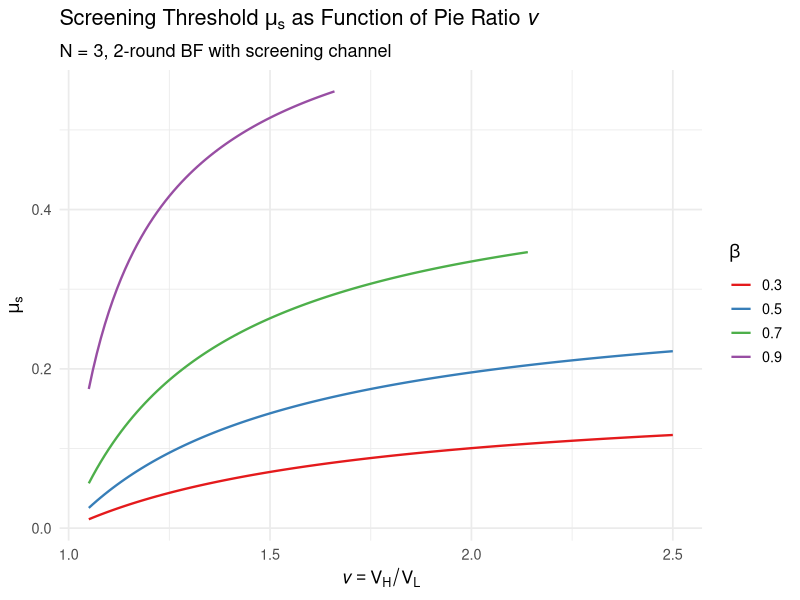
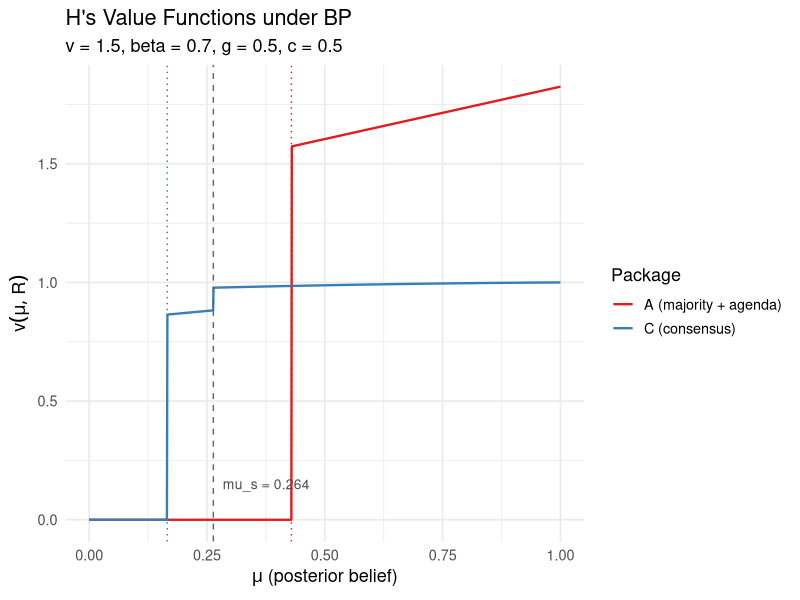
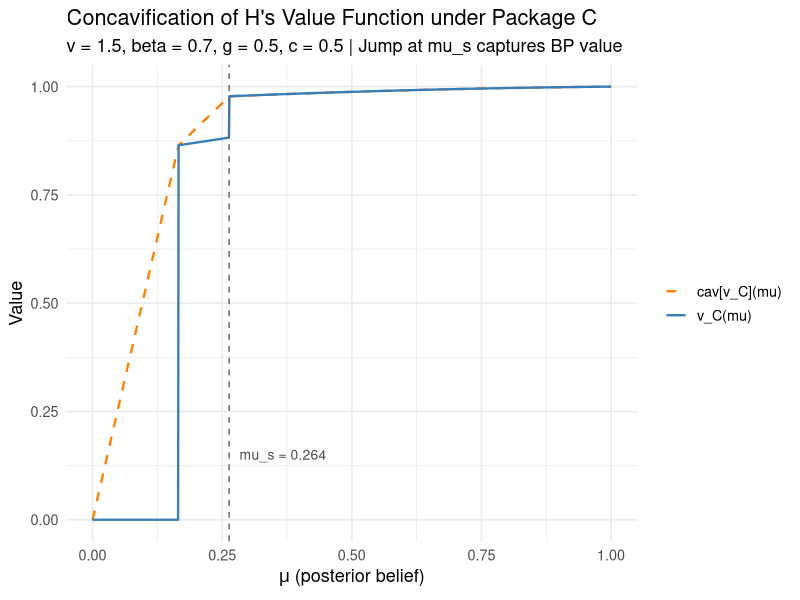
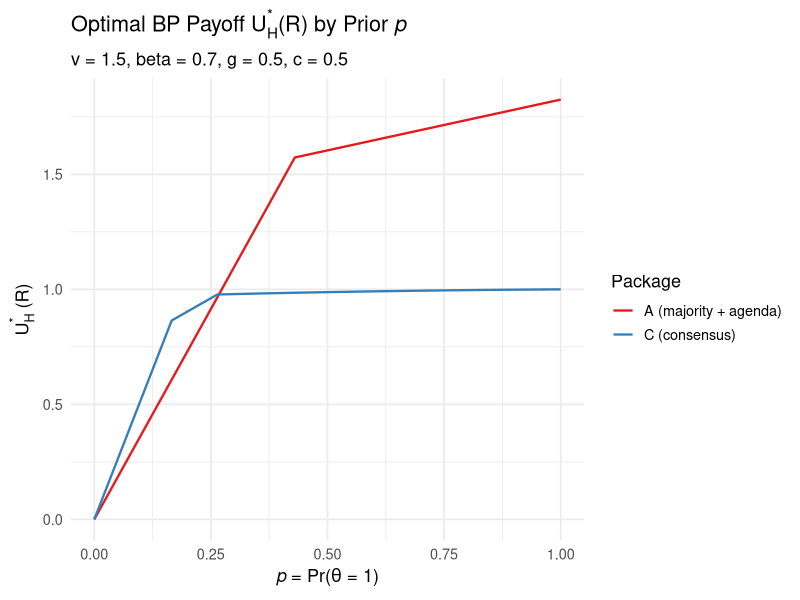
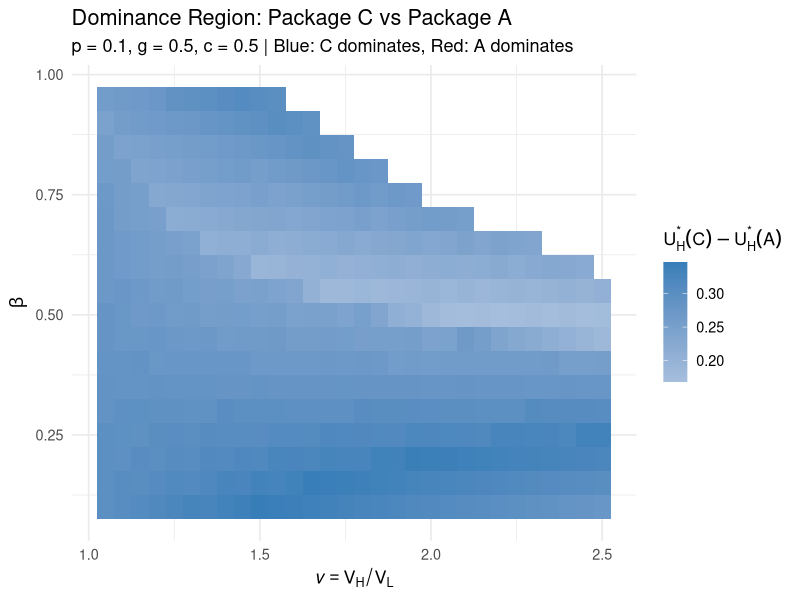

Generate these figures, in order, with R:
# ==============================================================================
# V3 Simplified: 2-Round BF with Screening Channel (N=3)
# ==============================================================================
#
# Reference: quality_reports/plans/2026-04-18_v3-simplified-screening-plan.md
#
# Model:
#   - N = 3 players: H (hegemon, informed) + W_1, W_2 (weak, uninformed)
#   - theta in {0,1}, Pr(theta=1) = p (prior)
#   - Pie: V(0) = 1, V(1) = v > 1. Expected pie: V_e(mu) = 1 + mu*(v-1)
#   - Discount factor: beta in (0,1)
#   - Disagreement payoff: d_i(theta) = V(theta)/N
#   - 2 rounds. Round 2 is terminal.
#
# Packages:
#   - Package A: majority + agenda (H always proposes)
#   - Package C: consensus + random recognition (1/3 each), unanimity
#
# Key mechanism: Screening by W when W proposes under Package C.
#   W's offer to H can be aggressive (beta/3, accepted only by theta=0)
#   or conservative (beta*Psi(mu), accepted by both).
#   Screening threshold mu_s: root of a cubic in mu.
#   H's value function has an UPWARD JUMP at mu_s.
#
# ==============================================================================

library(tidyverse)

# No stochastic operations in this script — no set.seed needed

# --- 0. Output directories ---
# Use here::here() if available, otherwise detect from working directory
project_root <- tryCatch(
  here::here(),
  error = function(e) {
    # Fallback: if running from scripts/, go up one level
    wd <- getwd()
    if (basename(wd) == "scripts") dirname(wd) else wd
  }
)
fig_dir <- file.path(project_root, "figures")
if (!dir.exists(fig_dir)) dir.create(fig_dir, recursive = TRUE)
cat("Project root:", project_root, "\n")
cat("Figures dir:", fig_dir, "\n\n")

# --- 1. Core Functions (N=3) ---

# Expected pie
V_e <- function(mu, v) 1 + mu * (v - 1)

# Omega(mu) = V_W^{R2}(C, mu) -- W's Round 2 expected payoff under Package C
# Plan Appendix A: [3 + (v-1)(mu^2 + 2mu)] / 9
Omega <- function(mu, v) (3 + (v - 1) * (mu^2 + 2 * mu)) / 9

# Psi(mu) = V_H^{R2}(C, theta=1, mu) -- H's Round 2 payoff when theta=1
# Plan Appendix A: [5v - 2 - 2mu(v-1)] / 9
Psi <- function(mu, v) (5 * v - 2 - 2 * mu * (v - 1)) / 9

# --- 2. Package A (majority + agenda, H always proposes) ---

# V_W(A, mu) = beta * V_e(mu) / 12  (Plan Section 4)
V_W_A <- function(mu, v, beta) beta * V_e(mu, v) / 12

# E[V_H(A, mu)] = V_e(mu) * (6 - beta) / 6  (Plan Section 4)
V_H_A <- function(mu, v, beta) V_e(mu, v) * (6 - beta) / 6

# Entry threshold for Package A (Plan Section 7.1)
# mu + V_W(A, mu) = c  =>  mu + beta * V_e(mu) / 12 = c
# mu + beta * (1 + mu*(v-1)) / 12 = c
# mu * (1 + beta*(v-1)/12) + beta/12 = c
# mu = (c - beta/12) / (1 + beta*(v-1)/12) = (12c - beta) / (12 + beta*(v-1))
tau_A <- function(v, beta, cost) {
  num <- 12 * cost - beta
  den <- 12 + beta * (v - 1)
  num / den
}

# --- 3. Screening Threshold mu_s (cubic root) ---

# 9*Delta_1(mu) = -9*mu*v + beta*[5(v-1) + mu*(8+v) + (v-1)*(2*mu^2 + mu^3)]
# Plan Section 5.3 / Appendix B
Delta_1_times_9 <- function(mu, v, beta) {
  -9 * mu * v + beta * (5 * (v - 1) + mu * (8 + v) + (v - 1) * (2 * mu^2 + mu^3))
}

# Normalized cubic: mu^3 + 2*mu^2 - k*mu + 5 = 0
# where k = [9v - beta*(8+v)] / [beta*(v-1)]
# Plan Appendix B
find_mu_s <- function(v, beta, tol = 1e-10) {
  if (v <= 1) return(NA_real_)  # no uncertainty

  # Use Delta_1 directly for root-finding
  f <- function(mu) Delta_1_times_9(mu, v, beta)

  # Check signs at boundaries (Plan Section 5.4)
  f0 <- f(0)   # Should be > 0 (aggressive preferred at mu=0)
  f1 <- f(1)   # Should be < 0 (conservative preferred at mu=1)

  if (f0 <= 0 || f1 >= 0) {
    warning(sprintf("Boundary conditions violated: f(0)=%.4f, f(1)=%.4f for v=%.2f, beta=%.2f",
                    f0, f1, v, beta))
    return(NA_real_)
  }

  # Bisection + Brent's method via uniroot
  result <- uniroot(f, interval = c(0, 1), tol = tol)
  result$root
}

# Jump magnitude at mu_s (Plan Section 6.3)
# Jump = 10 * beta * (v-1) * (1 - mu_s) / 27
jump_at_mu_s <- function(mu_s, v, beta) {
  10 * beta * (v - 1) * (1 - mu_s) / 27
}

# --- 4. Round 1 Payoffs for W when W proposes (Package C) ---

# F_1^{agg}(mu): W's expected payoff from aggressive offer in Round 1
# Plan Section 5.2:
# (1-mu)*[1 - beta*Omega(mu) - beta/3] + mu*beta*v/3
F1_agg <- function(mu, v, beta) {
  (1 - mu) * (1 - beta * Omega(mu, v) - beta / 3) + mu * beta * v / 3
}

# F_1^{con}(mu): W's expected payoff from conservative offer in Round 1
# Plan Section 5.2:
# V_e(mu) - beta*[Omega(mu) + Psi(mu)]
# Omega + Psi = [1 + 5v + (v-1)*mu^2] / 9  (Plan Section 5.3)
F1_con <- function(mu, v, beta) {
  V_e(mu, v) - beta * (1 + 5 * v + (v - 1) * mu^2) / 9
}

# --- 5. Continuation Values under Package C ---

# E[V_H(C, mu)] -- H's expected payoff (Plan Section 6.2)
#
# For mu < mu_s (aggressive):
#   E[V_H] = V_e(mu)*(3 + 2*beta)/9 - 2*beta*Omega(mu)/3
#
# For mu > mu_s (conservative):
#   E[V_H] = V_e(mu)/3 - 2*beta*Omega(mu)/3 + 2*beta*Psi(mu)/3

V_H_C <- function(mu, v, beta, mu_s) {
  # Vectorized: aggressive below mu_s, conservative above
  ifelse(mu < mu_s,
    V_e(mu, v) * (3 + 2 * beta) / 9 - 2 * beta * Omega(mu, v) / 3,  # aggressive
    V_e(mu, v) / 3 - 2 * beta * Omega(mu, v) / 3 + 2 * beta * Psi(mu, v) / 3  # conservative
  )
}

# V_W(C, mu) -- W's expected payoff (Plan Section 6.5)
#
# For mu < mu_s (aggressive):
#   (1/3)*beta*Omega(mu) + (1/3)*F1_agg(mu) + (1/3)*[(1-mu)*beta*Omega(mu) + mu*beta*v/3]
#
# For mu > mu_s (conservative):
#   (2/3)*beta*Omega(mu) + (1/3)*F1_con(mu)

V_W_C <- function(mu, v, beta, mu_s) {
  # Vectorized: aggressive below mu_s, conservative above
  agg <- (1/3) * beta * Omega(mu, v) +
    (1/3) * F1_agg(mu, v, beta) +
    (1/3) * ((1 - mu) * beta * Omega(mu, v) + mu * beta * v / 3)
  con <- (2/3) * beta * Omega(mu, v) + (1/3) * F1_con(mu, v, beta)
  ifelse(mu < mu_s, agg, con)
}

# --- 6. Entry Threshold for Package C ---

# Entry condition (Plan Section 7.1): W enters iff mu + V_W(R, mu) >= c
# The mu term captures W's direct benefit from E[theta|s] = mu.
# tau(R) is the threshold posterior where W is indifferent about entry.
#
# Package A: mu + beta*V_e(mu)/12 = c  =>  tau(A) closed-form (see above)
# Package C: mu + V_W(C, mu) = c  =>  solve numerically (piecewise function)

find_tau_C <- function(v, beta, cost, mu_s) {
  f <- function(mu) mu + V_W_C(mu, v, beta, mu_s) - cost

  # Check if entry is feasible at mu = 1
  if (f(1) < 0) return(NA_real_)  # cost too high, no entry even at mu=1

  # Check if entry at mu = 0
  if (f(0) >= 0) return(0)  # entry even at mu=0

  # V_W_C has a discontinuity at mu_s, so search in each regime separately
  # and take the smallest root found
  roots <- c()

  # Search in aggressive regime [0, mu_s)
  if (f(0) < 0 && f(pmin(mu_s - 1e-10, 1)) > 0) {
    r <- tryCatch(
      uniroot(f, interval = c(0, pmin(mu_s - 1e-10, 1)), tol = 1e-10),
      error = function(e) NULL
    )
    if (!is.null(r)) roots <- c(roots, r$root)
  }

  # Search in conservative regime [mu_s, 1]
  f_at_ms <- f(mu_s)
  if (f_at_ms < 0 && f(1) > 0) {
    r <- tryCatch(
      uniroot(f, interval = c(mu_s, 1), tol = 1e-10),
      error = function(e) NULL
    )
    if (!is.null(r)) roots <- c(roots, r$root)
  } else if (f_at_ms >= 0 && length(roots) == 0) {
    roots <- c(roots, mu_s)
  }

  if (length(roots) == 0) return(NA_real_)
  min(roots)
}

# --- 7. BP Value Functions and Concavification ---

# v(mu, R) = 1{mu >= tau(R)} * [g + E[V_H(R, mu)]]

# Value function for Package A (linear above threshold)
v_func_A <- function(mu, v, beta, cost, g) {
  threshold <- tau_A(v, beta, cost)
  ifelse(mu >= threshold, g + V_H_A(mu, v, beta), 0)
}

# Value function for Package C (piecewise with jump at mu_s)
v_func_C <- function(mu, v, beta, cost, g, mu_s) {
  threshold <- find_tau_C(v, beta, cost, mu_s)
  if (is.na(threshold)) return(rep(0, length(mu)))
  ifelse(mu >= threshold, g + V_H_C(mu, v, beta, mu_s), 0)
}

# Concavification: upper concave envelope via gift-wrapping (O(n))
# This implements the standard "upper concave envelope" algorithm.
concavify_fast <- function(mu_grid, f_vals) {
  n <- length(mu_grid)
  if (n <= 2) return(f_vals)

  # Build upper concave envelope using the "gift wrapping" approach
  # Start from the left, always pick the steepest line to a point to the right
  cav_vals <- numeric(n)

  # Stack of points on the concave envelope (indices)
  hull <- integer(0)

  for (i in seq_len(n)) {
    # Remove points from the hull that would create a non-concave shape
    while (length(hull) >= 2) {
      j <- hull[length(hull)]
      k <- hull[length(hull) - 1]
      # Check if j is below the line from k to i
      slope_ki <- (f_vals[i] - f_vals[k]) / (mu_grid[i] - mu_grid[k])
      slope_kj <- (f_vals[j] - f_vals[k]) / (mu_grid[j] - mu_grid[k])
      if (slope_kj <= slope_ki) {
        hull <- hull[-length(hull)]
      } else {
        break
      }
    }
    hull <- c(hull, i)
  }

  # Interpolate between hull points
  for (seg in seq_len(length(hull) - 1)) {
    i1 <- hull[seg]
    i2 <- hull[seg + 1]
    for (i in i1:i2) {
      if (mu_grid[i2] == mu_grid[i1]) {
        cav_vals[i] <- max(f_vals[i1], f_vals[i2])
      } else {
        t <- (mu_grid[i] - mu_grid[i1]) / (mu_grid[i2] - mu_grid[i1])
        cav_vals[i] <- (1 - t) * f_vals[i1] + t * f_vals[i2]
      }
    }
  }

  cav_vals
}

# Optimal BP payoff: cav[v_R](p)
U_H_star <- function(p, mu_grid, cav_vals) {
  # Interpolate cav at p
  approx(mu_grid, cav_vals, xout = p, rule = 2)$y
}

# ==============================================================================
# --- 8. Verification Checks ---
# ==============================================================================

cat("\n========================================\n")
cat("VERIFICATION CHECKS\n")
cat("========================================\n\n")

# Check 1: v = 1 (no uncertainty about pie type, but theta still varies)
# When v=1, V(0) = V(1) = 1, so there is no informational asymmetry.
# mu_s should not be well-defined (or degenerate).
cat("--- Check 1: v = 1 (homogeneous pie) ---\n")
cat("V_H(A, mu=0.5, v=1, beta=0.5):", V_H_A(0.5, 1, 0.5), "\n")
cat("V_W(A, mu=0.5, v=1, beta=0.5):", V_W_A(0.5, 1, 0.5), "\n")
cat("Expected: V_H = (6-0.5)/6 =", (6-0.5)/6, "V_W = 0.5/12 =", 0.5/12, "\n")
cat("Omega(0.5, v=1):", Omega(0.5, 1), "= 1/3 (correct since V_W^R2 = V_e/3 = 1/3)\n")
cat("Psi(0.5, v=1):", Psi(0.5, 1), "= 1/3 (correct since V_H^R2 = (5-2)/9 = 1/3)\n\n")

# Check 2: Boundary conditions for Omega and Psi
cat("--- Check 2: Boundary conditions (Plan Section 3.4) ---\n")
v_test <- 1.5
cat(sprintf("Omega(0, v=%.1f) = %.4f (should be 1/3 = %.4f)\n", v_test, Omega(0, v_test), 1/3))
cat(sprintf("Omega(1, v=%.1f) = %.4f (should be v/3 = %.4f)\n", v_test, Omega(1, v_test), v_test/3))
cat(sprintf("Psi(0, v=%.1f) = %.4f (should be (5v-2)/9 = %.4f)\n", v_test, Psi(0, v_test), (5*v_test-2)/9))
cat(sprintf("Psi(1, v=%.1f) = %.4f (should be v/3 = %.4f)\n", v_test, Psi(1, v_test), v_test/3))
cat("\n")

# Check 3: Delta_1 boundary signs (Plan Section 5.4)
cat("--- Check 3: Delta_1 boundary signs ---\n")
for (v_test in c(1.2, 1.5, 2.0)) {
  for (beta_test in c(0.3, 0.5, 0.9)) {
    d0 <- Delta_1_times_9(0, v_test, beta_test)
    d1 <- Delta_1_times_9(1, v_test, beta_test)
    ok <- d0 > 0 && d1 < 0
    cat(sprintf("  v=%.1f, beta=%.1f: Delta(0)=%+.3f, Delta(1)=%+.3f  %s\n",
                v_test, beta_test, d0, d1, ifelse(ok, "OK", "FAIL")))
  }
}
cat("\n")

# Check 4: mu_s numerical examples (Plan Section 5.5)
cat("--- Check 4: mu_s numerical examples ---\n")
mu_s_test1 <- find_mu_s(1.5, 0.5)
cat(sprintf("  v=1.5, beta=0.5: mu_s = %.4f (plan says ~0.144)\n", mu_s_test1))
mu_s_test2 <- find_mu_s(1.5, 0.9)
cat(sprintf("  v=1.5, beta=0.9: mu_s = %.4f (plan says ~0.51)\n", mu_s_test2))
cat("\n")

# Check 5: Jump is positive (Plan Section 6.3)
cat("--- Check 5: Jump at mu_s ---\n")
for (v_test in c(1.2, 1.5, 2.0)) {
  for (beta_test in c(0.5, 0.9)) {
    ms <- find_mu_s(v_test, beta_test)
    if (!is.na(ms)) {
      jmp <- jump_at_mu_s(ms, v_test, beta_test)
      cat(sprintf("  v=%.1f, beta=%.1f: mu_s=%.4f, jump=%.6f (>0: %s)\n",
                  v_test, beta_test, ms, jmp, ifelse(jmp > 0, "OK", "FAIL")))
    }
  }
}
cat("\n")

# Check 6: Budget balance -- V_H + 2*V_W = V_e(mu) (approximately, given discounting)
cat("--- Check 6: Budget balance check ---\n")
v_test <- 1.5; beta_test <- 0.7
ms <- find_mu_s(v_test, beta_test)
for (mu_test in c(0.1, 0.3, 0.5, 0.8)) {
  vh <- V_H_C(mu_test, v_test, beta_test, ms)
  vw <- V_W_C(mu_test, v_test, beta_test, ms)
  total <- vh + 2 * vw
  ve <- V_e(mu_test, v_test)
  # Under discounting, total <= V_e(mu) due to delay costs
  cat(sprintf("  mu=%.1f: V_H=%.4f, 2*V_W=%.4f, total=%.4f, V_e=%.4f (total<=V_e: %s)\n",
              mu_test, vh, 2*vw, total, ve, ifelse(total <= ve + 1e-8, "OK", "FAIL")))
}

# Package A budget balance: exact
cat("\n  Package A budget balance:\n")
for (mu_test in c(0.1, 0.3, 0.5, 0.8)) {
  vh <- V_H_A(mu_test, v_test, beta_test)
  vw <- V_W_A(mu_test, v_test, beta_test)
  total <- vh + 2 * vw
  ve <- V_e(mu_test, v_test)
  cat(sprintf("  mu=%.1f: V_H=%.4f, 2*V_W=%.4f, total=%.4f, V_e=%.4f\n",
              mu_test, vh, 2*vw, total, ve))
}
cat("\n")

# Check 7: Assumption P
cat("--- Check 7: Assumption P (pooling condition) ---\n")
cat("v < 3/(2*beta). For beta=0.5: v <", 3/(2*0.5), "\n")
cat("For beta=0.9: v <", 3/(2*0.9), "\n\n")

# Check 8: beta = 0 (single-round game)
cat("--- Check 8: beta = 0 ---\n")
cat("V_H(A, mu=0.5, v=1.5, beta=0) =", V_H_A(0.5, 1.5, 0), "(should be V_e = 1.25)\n")
cat("V_W(A, mu=0.5, v=1.5, beta=0) =", V_W_A(0.5, 1.5, 0), "(should be 0)\n")
cat("H captures entire pie when beta=0 (single round, take-it-or-leave-it).\n\n")


# ==============================================================================
# --- 9. Simulation and Plots ---
# ==============================================================================

cat("\n========================================\n")
cat("SIMULATION AND PLOTS\n")
cat("========================================\n\n")

# Fine grid for mu
mu_grid <- seq(0, 1, length.out = 1001)

# --- Figure 1: mu_s as function of v for several beta values ---
cat("Generating fig_v3_screening_threshold.png...\n")

v_range <- seq(1.05, 2.5, by = 0.01)
beta_vals <- c(0.3, 0.5, 0.7, 0.9)

threshold_data <- expand_grid(v = v_range, beta = beta_vals) %>%
  mutate(
    # Check Assumption P: v < 3/(2*beta)
    assumption_p = v < 3 / (2 * beta)
  ) %>%
  filter(assumption_p) %>%
  rowwise() %>%
  mutate(mu_s = find_mu_s(v, beta)) %>%
  ungroup() %>%
  filter(!is.na(mu_s))

p1 <- ggplot(threshold_data, aes(x = v, y = mu_s, color = factor(beta))) +
  geom_line(linewidth = 0.8) +
  labs(
    title = expression("Screening Threshold " * mu[s] * " as Function of Pie Ratio " * italic(v)),
    subtitle = "N = 3, 2-round BF with screening channel",
    x = expression(italic(v) == V[H] / V[L]),
    y = expression(mu[s]),
    color = expression(beta)
  ) +
  scale_color_brewer(palette = "Set1") +
  theme_minimal(base_size = 13) +
  theme(legend.position = "right")

ggsave(file.path(fig_dir, "fig_v3_screening_threshold.png"), p1,
       width = 8, height = 5, dpi = 300)
cat("  Saved.\n")

# --- Figure 2: Value functions v_A(mu) and v_C(mu) showing the jump ---
cat("Generating fig_v3_value_functions.png...\n")

# Specific parameters
v_plot <- 1.5
beta_plot <- 0.7
g_plot <- 0.5
c_plot <- 0.5

# Verify Assumption P for plot parameters
stopifnot(v_plot < 3 / (2 * beta_plot))  # Assumption P: pooling feasible

ms_plot <- find_mu_s(v_plot, beta_plot)
tau_a_plot <- tau_A(v_plot, beta_plot, c_plot)
tau_c_plot <- find_tau_C(v_plot, beta_plot, c_plot, ms_plot)

cat(sprintf("  Parameters: v=%.1f, beta=%.1f, g=%.1f, c=%.1f\n", v_plot, beta_plot, g_plot, c_plot))
cat(sprintf("  mu_s = %.4f, tau_A = %.4f, tau_C = %.4f\n", ms_plot, tau_a_plot,
            ifelse(is.na(tau_c_plot), NA, tau_c_plot)))
cat(sprintf("  Jump at mu_s = %.6f\n", jump_at_mu_s(ms_plot, v_plot, beta_plot)))

vf_A <- v_func_A(mu_grid, v_plot, beta_plot, c_plot, g_plot)
vf_C <- v_func_C(mu_grid, v_plot, beta_plot, c_plot, g_plot, ms_plot)

vf_data <- tibble(
  mu = rep(mu_grid, 2),
  value = c(vf_A, vf_C),
  package = rep(c("A (majority + agenda)", "C (consensus)"), each = length(mu_grid))
)

p2 <- ggplot(vf_data, aes(x = mu, y = value, color = package)) +
  geom_line(linewidth = 0.8) +
  geom_vline(xintercept = ms_plot, linetype = "dashed", color = "grey40", linewidth = 0.5) +
  annotate("text", x = ms_plot + 0.02, y = max(vf_C, na.rm = TRUE) * 0.15,
           label = paste0("mu_s = ", round(ms_plot, 3)),
           hjust = 0, size = 3.5, color = "grey30") +
  geom_vline(xintercept = tau_a_plot, linetype = "dotted", color = "#E41A1C", linewidth = 0.5) +
  {if (!is.na(tau_c_plot))
    geom_vline(xintercept = tau_c_plot, linetype = "dotted", color = "#377EB8", linewidth = 0.5)
  } +
  labs(
    title = "H's Value Functions under BP",
    subtitle = sprintf("v = %.1f, beta = %.1f, g = %.1f, c = %.1f", v_plot, beta_plot, g_plot, c_plot),
    x = expression(mu ~ "(posterior belief)"),
    y = expression(v(mu, R)),
    color = "Package"
  ) +
  scale_color_manual(values = c("A (majority + agenda)" = "#E41A1C",
                                "C (consensus)" = "#377EB8")) +
  theme_minimal(base_size = 13) +
  theme(legend.position = "right")

ggsave(file.path(fig_dir, "fig_v3_value_functions.png"), p2,
       width = 9, height = 5.5, dpi = 300)
cat("  Saved.\n")

# --- Figure 3: v_C(mu) with concave closure overlaid ---
cat("Generating fig_v3_concavification.png...\n")

cav_C <- concavify_fast(mu_grid, vf_C)

cav_data <- tibble(
  mu = rep(mu_grid, 2),
  value = c(vf_C, cav_C),
  curve = rep(c("v_C(mu)", "cav[v_C](mu)"), each = length(mu_grid))
)

p3 <- ggplot(cav_data, aes(x = mu, y = value, color = curve, linetype = curve)) +
  geom_line(linewidth = 0.8) +
  geom_vline(xintercept = ms_plot, linetype = "dashed", color = "grey40", linewidth = 0.5) +
  annotate("text", x = ms_plot + 0.02, y = max(cav_C, na.rm = TRUE) * 0.15,
           label = paste0("mu_s = ", round(ms_plot, 3)),
           hjust = 0, size = 3.5, color = "grey30") +
  scale_color_manual(values = c("v_C(mu)" = "#377EB8", "cav[v_C](mu)" = "#FF7F00")) +
  scale_linetype_manual(values = c("v_C(mu)" = "solid", "cav[v_C](mu)" = "dashed")) +
  labs(
    title = "Concavification of H's Value Function under Package C",
    subtitle = sprintf("v = %.1f, beta = %.1f, g = %.1f, c = %.1f | Jump at mu_s captures BP value",
                       v_plot, beta_plot, g_plot, c_plot),
    x = expression(mu ~ "(posterior belief)"),
    y = "Value",
    color = NULL, linetype = NULL
  ) +
  theme_minimal(base_size = 13) +
  theme(legend.position = "right")

ggsave(file.path(fig_dir, "fig_v3_concavification.png"), p3,
       width = 9, height = 5.5, dpi = 300)
cat("  Saved.\n")

# --- Figure 4: U_H*(A) vs U_H*(C) as functions of p ---
cat("Generating fig_v3_payoff_comparison.png...\n")

# Concavify both
cav_A <- concavify_fast(mu_grid, vf_A)

p_range <- seq(0, 1, length.out = 501)

# Interpolate cav values at each p
U_star_A <- approx(mu_grid, cav_A, xout = p_range, rule = 2)$y
U_star_C <- approx(mu_grid, cav_C, xout = p_range, rule = 2)$y

payoff_data <- tibble(
  p = rep(p_range, 2),
  U_star = c(U_star_A, U_star_C),
  package = rep(c("A (majority + agenda)", "C (consensus)"), each = length(p_range))
)

p4 <- ggplot(payoff_data, aes(x = p, y = U_star, color = package)) +
  geom_line(linewidth = 0.8) +
  labs(
    title = expression("Optimal BP Payoff " * U[H]^"*" * "(R) by Prior " * italic(p)),
    subtitle = sprintf("v = %.1f, beta = %.1f, g = %.1f, c = %.1f", v_plot, beta_plot, g_plot, c_plot),
    x = expression(italic(p) ~ "= Pr(" * theta * " = 1)"),
    y = expression(U[H]^"*" ~ "(R)"),
    color = "Package"
  ) +
  scale_color_manual(values = c("A (majority + agenda)" = "#E41A1C",
                                "C (consensus)" = "#377EB8")) +
  theme_minimal(base_size = 13) +
  theme(legend.position = "right")

ggsave(file.path(fig_dir, "fig_v3_payoff_comparison.png"), p4,
       width = 9, height = 5.5, dpi = 300)
cat("  Saved.\n")

# --- Figure 5: Dominance region heatmap ---
cat("Generating fig_v3_dominance_region.png...\n")

# Sweep over (v, beta) for fixed (g, c, p)
p_fixed <- 0.15
g_fixed <- 0.5
c_fixed <- 0.5

v_sweep <- seq(1.05, 2.5, by = 0.05)
beta_sweep <- seq(0.1, 0.95, by = 0.05)

dominance_data <- expand_grid(v = v_sweep, beta = beta_sweep) %>%
  mutate(
    assumption_p = v < 3 / (2 * beta)
  ) %>%
  filter(assumption_p) %>%
  rowwise() %>%
  mutate(
    mu_s = find_mu_s(v, beta),
    tau_a = tau_A(v, beta, c_fixed),
    tau_c = find_tau_C(v, beta, c_fixed, mu_s)
  ) %>%
  ungroup() %>%
  filter(!is.na(mu_s))

# Compute U_H* for each (v, beta)
compute_U_star <- function(v_val, beta_val, mu_s_val, p_val, g_val, c_val) {
  mu_g <- seq(0, 1, length.out = 501)

  vf_a <- v_func_A(mu_g, v_val, beta_val, c_val, g_val)
  vf_c <- v_func_C(mu_g, v_val, beta_val, c_val, g_val, mu_s_val)

  cav_a <- concavify_fast(mu_g, vf_a)
  cav_c <- concavify_fast(mu_g, vf_c)

  u_a <- approx(mu_g, cav_a, xout = p_val, rule = 2)$y
  u_c <- approx(mu_g, cav_c, xout = p_val, rule = 2)$y

  tibble(U_A = u_a, U_C = u_c)
}

dominance_data <- dominance_data %>%
  rowwise() %>%
  mutate(
    result = list(compute_U_star(v, beta, mu_s, p_fixed, g_fixed, c_fixed))
  ) %>%
  unnest(result) %>%
  ungroup() %>%
  mutate(
    C_dominates = U_C > U_A,
    advantage = U_C - U_A
  )

p5 <- ggplot(dominance_data, aes(x = v, y = beta, fill = advantage)) +
  geom_tile() +
  scale_fill_gradient2(
    low = "#E41A1C", mid = "white", high = "#377EB8",
    midpoint = 0,
    name = expression(U[H]^"*"*(C) - U[H]^"*"*(A))
  ) +
  geom_contour(aes(z = advantage), breaks = 0, color = "black", linewidth = 0.8) +
  labs(
    title = "Dominance Region: Package C vs Package A",
    subtitle = sprintf("p = %.1f, g = %.1f, c = %.1f | Blue: C dominates, Red: A dominates",
                       p_fixed, g_fixed, c_fixed),
    x = expression(italic(v) == V[H] / V[L]),
    y = expression(beta)
  ) +
  theme_minimal(base_size = 13) +
  theme(legend.position = "right")

ggsave(file.path(fig_dir, "fig_v3_dominance_region.png"), p5,
       width = 8, height = 6, dpi = 300)
cat("  Saved.\n")

# ==============================================================================
# --- 10. Summary Statistics ---
# ==============================================================================

cat("\n========================================\n")
cat("KEY NUMERICAL RESULTS\n")
cat("========================================\n\n")

cat(sprintf("Parameters for main plots: v=%.1f, beta=%.1f, g=%.1f, c=%.1f\n",
            v_plot, beta_plot, g_plot, c_plot))
cat(sprintf("Screening threshold: mu_s = %.4f\n", ms_plot))
cat(sprintf("Jump magnitude at mu_s: %.6f\n", jump_at_mu_s(ms_plot, v_plot, beta_plot)))
cat(sprintf("Assumption P satisfied: v=%.1f < %.2f = 3/(2*beta)\n\n",
            v_plot, 3/(2*beta_plot)))

cat(sprintf("Entry thresholds: tau(A) = %.4f, tau(C) = %.4f\n",
            tau_a_plot, ifelse(is.na(tau_c_plot), NA, tau_c_plot)))

# Compute optimal BP payoffs at p = 0.3
u_a_at_p <- approx(mu_grid, cav_A, xout = p_fixed, rule = 2)$y
u_c_at_p <- approx(mu_grid, cav_C, xout = p_fixed, rule = 2)$y
cat(sprintf("\nAt p = %.1f:\n", p_fixed))
cat(sprintf("  U_H*(A) = %.6f\n", u_a_at_p))
cat(sprintf("  U_H*(C) = %.6f\n", u_c_at_p))
cat(sprintf("  Advantage C - A = %.6f\n", u_c_at_p - u_a_at_p))
cat(sprintf("  C dominates: %s\n", ifelse(u_c_at_p > u_a_at_p, "YES", "NO")))

# Dominance region summary
n_total <- nrow(dominance_data)
n_c_dom <- sum(dominance_data$C_dominates)
cat(sprintf("\nDominance region (p=%.1f, g=%.1f, c=%.1f):\n", p_fixed, g_fixed, c_fixed))
cat(sprintf("  %d / %d parameter combinations with C dominance (%.1f%%)\n",
            n_c_dom, n_total, 100 * n_c_dom / n_total))

# Comparative statics for mu_s
cat("\nComparative statics for mu_s:\n")
cat("  Higher beta -> higher mu_s (more patience -> wider aggressive range)\n")
ms_low_beta <- find_mu_s(1.5, 0.3)
ms_high_beta <- find_mu_s(1.5, 0.9)
cat(sprintf("  v=1.5: mu_s(beta=0.3)=%.4f, mu_s(beta=0.9)=%.4f\n", ms_low_beta, ms_high_beta))

cat("  Higher v -> higher mu_s (higher stakes -> wider aggressive range)\n")
ms_low_v <- find_mu_s(1.2, 0.7)
ms_high_v <- find_mu_s(2.0, 0.7)
cat(sprintf("  beta=0.7: mu_s(v=1.2)=%.4f, mu_s(v=2.0)=%.4f\n", ms_low_v, ms_high_v))

cat("\n========================================\n")
cat("DONE. All figures saved to figures/\n")
cat("========================================\n")

cat("\n--- Session Info ---\n")
sessionInfo()
